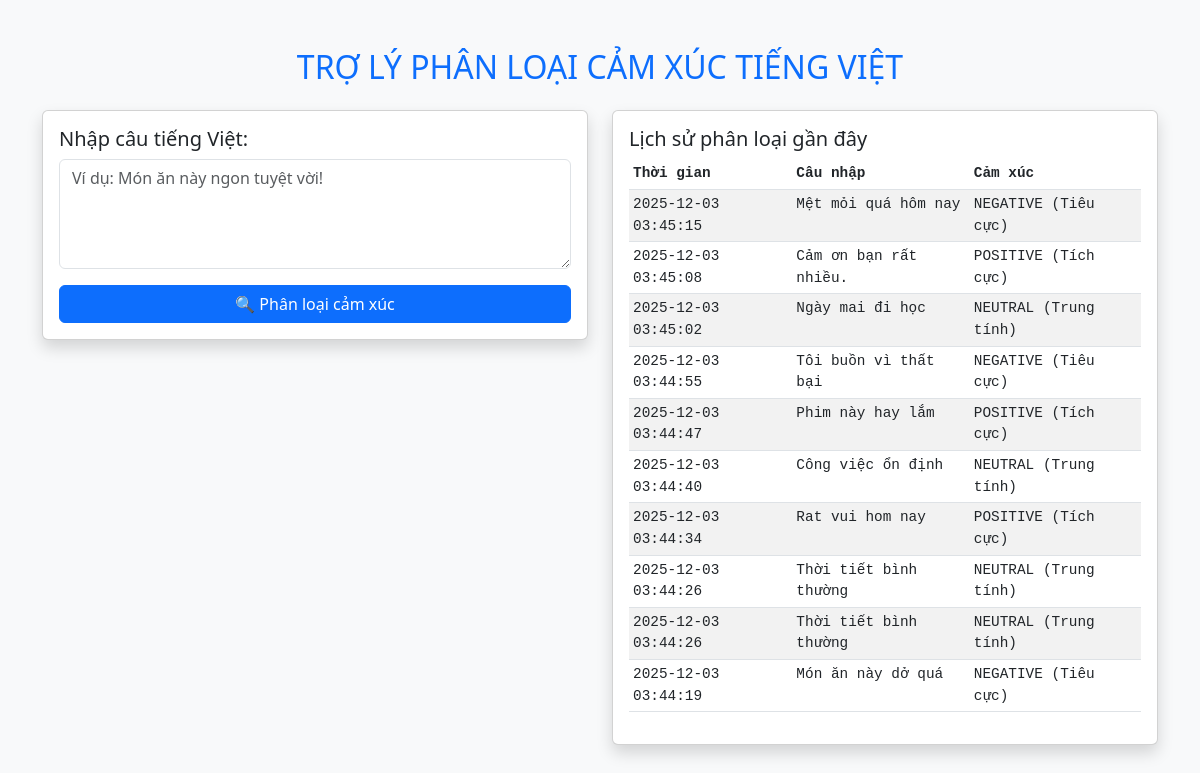
The page / on the database its author committed.
### tables this page shows
CREATE TABLE history
                 (id INTEGER PRIMARY KEY AUTOINCREMENT,
                  input_text TEXT,
                  sentiment_label TEXT,
                  timestamp TEXT);

### app.py (the view)
@app.route('/', methods=['GET', 'POST'])
def index():
    current_result = None
    current_text = ""
    label_raw = ""
    if request.method == 'POST':
        current_text = request.form.get('user_text', '').strip()
        if current_text:
            label_raw, display_label, score = analyze_sentiment(current_text)
            current_result = f"{display_label} (Độ tin cậy: {score:.2f})"
            save_to_history(current_text, display_label)
    history_data = get_history()
    return render_template('index.html', history=history_data, result=current_result, last_text=current_text, label_raw=label_raw)

### app.py (called while the page is built)
def get_history():
    conn = sqlite3.connect(DB_NAME)
    c = conn.cursor()
    c.execute("SELECT input_text, sentiment_label, timestamp FROM history ORDER BY id DESC LIMIT 10")
    data = c.fetchall()
    conn.close()
    return data

### templates/index.html (shortened to what this page needs)
<!DOCTYPE html>
<html lang="vi">
<head>
    <link href="https://cdn.jsdelivr.net/npm/bootstrap@5.3.0/dist/css/bootstrap.min.css" rel="stylesheet">
</head>
<body class="bg-light">
    <div class="container mt-5">
        <h2 class="text-center text-primary mb-4">TRỢ LÝ PHÂN LOẠI CẢM XÚC TIẾNG VIỆT</h2>
        <div class="row">
            <div class="col-md-6">
                <div class="card shadow">
                    <div class="card-body">
                        <h5 class="card-title">Nhập câu tiếng Việt:</h5>
                        <form method="POST" action="/">
                            <div class="mb-3">
                                <textarea class="form-control" name="user_text" rows="4" placeholder="Ví dụ: Món ăn này ngon tuyệt vời!">{{ last_text }}</textarea>
                            </div>
                            <button type="submit" class="btn btn-primary w-100">🔍 Phân loại cảm xúc</button>
                        </form>
                    </div>
                </div>
            </div>
            <div class="col-md-6">
                <div class="card shadow">
                    <div class="card-body">
                        <h5 class="card-title">Lịch sử phân loại gần đây</h5>
                        <table class="table table-striped table-hover table-sm font-monospace" style="font-size: 0.9em">
                            <thead>
                                <tr>
                                    <th>Thời gian</th>
                                    <th>Câu nhập</th>
                                    <th>Cảm xúc</th>
                                </tr>
                            </thead>
                            <tbody>
                                {% for row in history %}
                                <tr>
                                    <td>{{ row[2] }}</td>
                                    <td>{{ row[0] }}</td>
                                    <td>{{ row[1] }}</td>
                                </tr>
                                {% endfor %}
                            </tbody>
                        </table>
                    </div>
                </div>
            </div>
        </div>
    </div>
</body>
</html>

### rows shown on the page
history: timestamp "2025-12-03 03:45:15", input_text "Mệt mỏi quá hôm nay", sentiment_label "NEGATIVE (Tiêu cực)"
history: timestamp "2025-12-03 03:45:08", input_text "Cảm ơn bạn rất nhiều.", sentiment_label "POSITIVE (Tích cực)"
history: timestamp "2025-12-03 03:45:02", input_text "Ngày mai đi học", sentiment_label "NEUTRAL (Trung tính)"
history: timestamp "2025-12-03 03:44:55", input_text "Tôi buồn vì thất bại", sentiment_label "NEGATIVE (Tiêu cực)"
history: timestamp "2025-12-03 03:44:47", input_text "Phim này hay lắm", sentiment_label "POSITIVE (Tích cực)"
history: timestamp "2025-12-03 03:44:40", input_text "Công việc ổn định", sentiment_label "NEUTRAL (Trung tính)"
history: timestamp "2025-12-03 03:44:34", input_text "Rat vui hom nay", sentiment_label "POSITIVE (Tích cực)"
history: timestamp "2025-12-03 03:44:26", input_text "Thời tiết bình thường", sentiment_label "NEUTRAL (Trung tính)"
history: timestamp "2025-12-03 03:44:26", input_text "Thời tiết bình thường", sentiment_label "NEUTRAL (Trung tính)"
history: timestamp "2025-12-03 03:44:19", input_text "Món ăn này dở quá", sentiment_label "NEGATIVE (Tiêu cực)"
